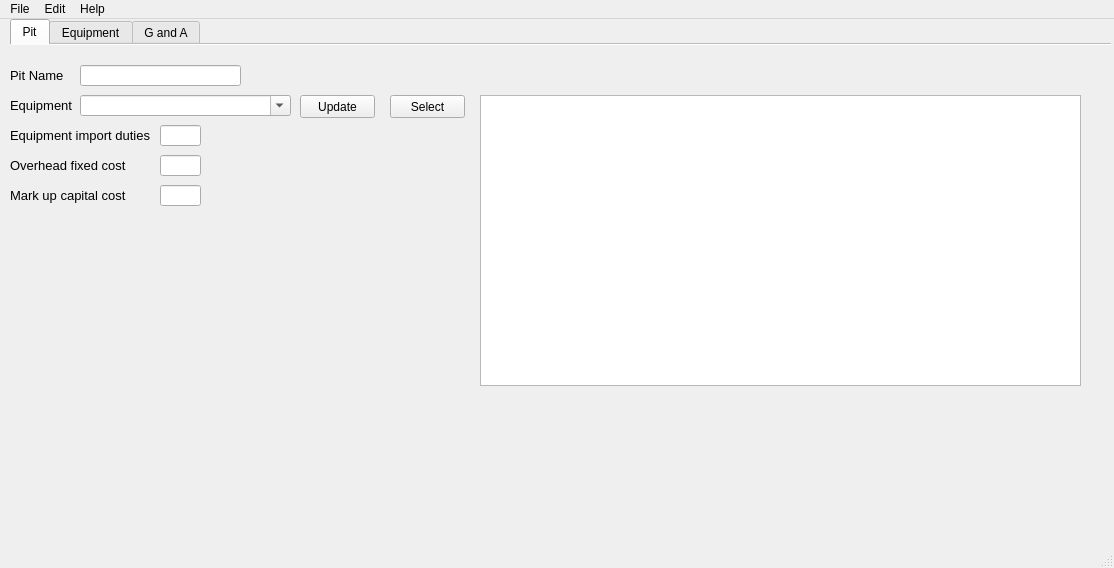
<?xml version="1.0" encoding="UTF-8"?>
<ui version="4.0">
 <class>MainWindow</class>
 <widget class="QMainWindow" name="MainWindow">
  <property name="geometry">
   <rect>
    <x>0</x>
    <y>0</y>
    <width>1114</width>
    <height>568</height>
   </rect>
  </property>
  <property name="windowTitle">
   <string>MainWindow</string>
  </property>
  <widget class="QWidget" name="centralwidget">
   <widget class="QTabWidget" name="tw_create">
    <property name="geometry">
     <rect>
      <x>10</x>
      <y>0</y>
      <width>1101</width>
      <height>541</height>
     </rect>
    </property>
    <property name="cursor">
     <cursorShape>ArrowCursor</cursorShape>
    </property>
    <property name="currentIndex">
     <number>0</number>
    </property>
    <property name="iconSize">
     <size>
      <width>24</width>
      <height>24</height>
     </size>
    </property>
    <property name="documentMode">
     <bool>true</bool>
    </property>
    <widget class="QWidget" name="tab_Pit">
     <attribute name="title">
      <string>Pit</string>
     </attribute>
     <widget class="QLabel" name="lbl_import_duties">
      <property name="geometry">
       <rect>
        <x>0</x>
        <y>80</y>
        <width>141</width>
        <height>21</height>
       </rect>
      </property>
      <property name="font">
       <font>
        <pointsize>10</pointsize>
       </font>
      </property>
      <property name="text">
       <string>Equipment import duties</string>
      </property>
     </widget>
     <widget class="QLabel" name="lbl_overhead">
      <property name="geometry">
       <rect>
        <x>0</x>
        <y>110</y>
        <width>141</width>
        <height>21</height>
       </rect>
      </property>
      <property name="font">
       <font>
        <pointsize>10</pointsize>
       </font>
      </property>
      <property name="text">
       <string>Overhead fixed cost</string>
      </property>
     </widget>
     <widget class="QLabel" name="lbl_markup_capital">
      <property name="geometry">
       <rect>
        <x>0</x>
        <y>140</y>
        <width>141</width>
        <height>21</height>
       </rect>
      </property>
      <property name="font">
       <font>
        <pointsize>10</pointsize>
       </font>
      </property>
      <property name="text">
       <string>Mark up capital cost</string>
      </property>
     </widget>
     <widget class="QLineEdit" name="le_duties">
      <property name="geometry">
       <rect>
        <x>150</x>
        <y>80</y>
        <width>41</width>
        <height>21</height>
       </rect>
      </property>
     </widget>
     <widget class="QLineEdit" name="le_overhead">
      <property name="geometry">
       <rect>
        <x>150</x>
        <y>110</y>
        <width>41</width>
        <height>21</height>
       </rect>
      </property>
     </widget>
     <widget class="QLineEdit" name="le_markup_capital">
      <property name="geometry">
       <rect>
        <x>150</x>
        <y>140</y>
        <width>41</width>
        <height>21</height>
       </rect>
      </property>
     </widget>
     <widget class="QLabel" name="lbl_equipment_name">
      <property name="geometry">
       <rect>
        <x>0</x>
        <y>50</y>
        <width>141</width>
        <height>21</height>
       </rect>
      </property>
      <property name="font">
       <font>
        <pointsize>10</pointsize>
       </font>
      </property>
      <property name="text">
       <string>Equipment </string>
      </property>
     </widget>
     <widget class="QComboBox" name="cb_equipment_name">
      <property name="geometry">
       <rect>
        <x>70</x>
        <y>50</y>
        <width>211</width>
        <height>21</height>
       </rect>
      </property>
      <property name="editable">
       <bool>true</bool>
      </property>
      <property name="currentText">
       <string/>
      </property>
      <property name="placeholderText">
       <string extracomment="Select Equipment"/>
      </property>
     </widget>
     <widget class="QPushButton" name="btn_equipment_update">
      <property name="geometry">
       <rect>
        <x>290</x>
        <y>50</y>
        <width>75</width>
        <height>23</height>
       </rect>
      </property>
      <property name="text">
       <string>Update</string>
      </property>
     </widget>
     <widget class="QPushButton" name="btn_equipment_select">
      <property name="geometry">
       <rect>
        <x>380</x>
        <y>50</y>
        <width>75</width>
        <height>23</height>
       </rect>
      </property>
      <property name="text">
       <string>Select</string>
      </property>
     </widget>
     <widget class="QTableView" name="tv_equipment">
      <property name="geometry">
       <rect>
        <x>470</x>
        <y>50</y>
        <width>601</width>
        <height>291</height>
       </rect>
      </property>
      <property name="gridStyle">
       <enum>Qt::SolidLine</enum>
      </property>
     </widget>
     <widget class="QLabel" name="lbl_pit_name">
      <property name="geometry">
       <rect>
        <x>0</x>
        <y>20</y>
        <width>141</width>
        <height>21</height>
       </rect>
      </property>
      <property name="font">
       <font>
        <pointsize>10</pointsize>
       </font>
      </property>
      <property name="text">
       <string>Pit Name</string>
      </property>
     </widget>
     <widget class="QLineEdit" name="le_pit_name">
      <property name="geometry">
       <rect>
        <x>70</x>
        <y>20</y>
        <width>161</width>
        <height>21</height>
       </rect>
      </property>
     </widget>
    </widget>
    <widget class="QWidget" name="tab_equipment">
     <attribute name="title">
      <string>Equipment</string>
     </attribute>
     <widget class="QComboBox" name="cb_equipment_name_2">
      <property name="geometry">
       <rect>
        <x>160</x>
        <y>20</y>
        <width>211</width>
        <height>21</height>
       </rect>
      </property>
      <property name="editable">
       <bool>true</bool>
      </property>
      <property name="currentText">
       <string/>
      </property>
      <property name="placeholderText">
       <string extracomment="Select Equipment"/>
      </property>
     </widget>
     <widget class="QPushButton" name="btn_equipment_update_2">
      <property name="geometry">
       <rect>
        <x>380</x>
        <y>20</y>
        <width>75</width>
        <height>23</height>
       </rect>
      </property>
      <property name="text">
       <string>Update</string>
      </property>
     </widget>
     <widget class="QLabel" name="lbl_equipment_name_2">
      <property name="geometry">
       <rect>
        <x>10</x>
        <y>20</y>
        <width>141</width>
        <height>21</height>
       </rect>
      </property>
      <property name="font">
       <font>
        <pointsize>10</pointsize>
       </font>
      </property>
      <property name="text">
       <string>Equipment </string>
      </property>
     </widget>
    </widget>
    <widget class="QWidget" name="tab_ga">
     <attribute name="title">
      <string>G and A</string>
     </attribute>
    </widget>
   </widget>
  </widget>
  <widget class="QMenuBar" name="menubar">
   <property name="geometry">
    <rect>
     <x>0</x>
     <y>0</y>
     <width>1114</width>
     <height>21</height>
    </rect>
   </property>
   <widget class="QMenu" name="menuFile">
    <property name="title">
     <string>File</string>
    </property>
    <addaction name="actionNew"/>
    <addaction name="actionClose"/>
    <addaction name="actionSave"/>
    <addaction name="actionImport"/>
   </widget>
   <widget class="QMenu" name="menuEdit">
    <property name="title">
     <string>Edit</string>
    </property>
    <addaction name="actionCopy"/>
    <addaction name="actionPaste"/>
   </widget>
   <widget class="QMenu" name="menuHelp">
    <property name="title">
     <string>Help</string>
    </property>
   </widget>
   <addaction name="menuFile"/>
   <addaction name="menuEdit"/>
   <addaction name="menuHelp"/>
  </widget>
  <widget class="QStatusBar" name="statusbar"/>
  <action name="actionNew">
   <property name="text">
    <string>New</string>
   </property>
  </action>
  <action name="actionClose">
   <property name="text">
    <string>Close</string>
   </property>
  </action>
  <action name="actionCopy">
   <property name="text">
    <string>Copy</string>
   </property>
  </action>
  <action name="actionPaste">
   <property name="text">
    <string>Paste</string>
   </property>
  </action>
  <action name="actionSave">
   <property name="text">
    <string>Save</string>
   </property>
  </action>
  <action name="actionImport">
   <property name="text">
    <string>Import</string>
   </property>
  </action>
 </widget>
 <resources/>
 <connections/>
</ui>
